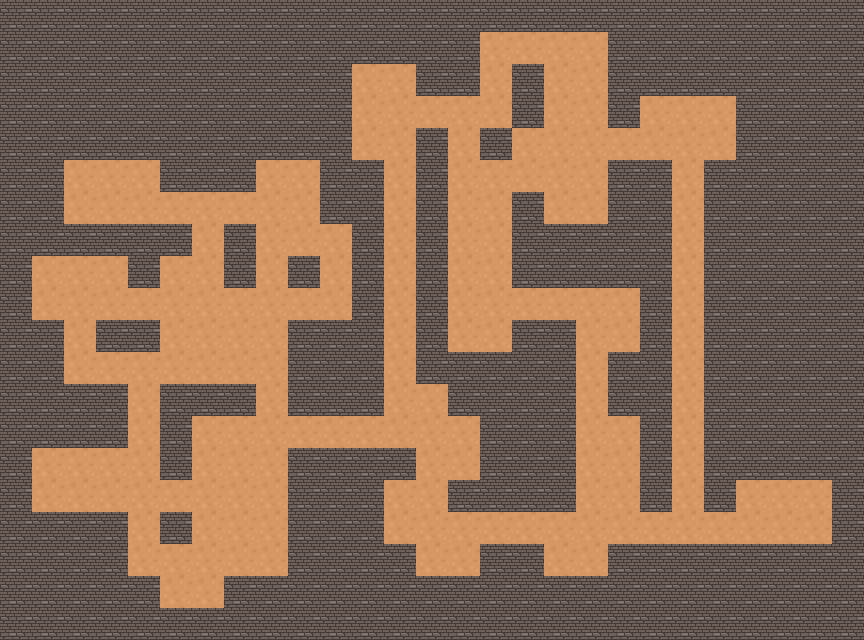

Below is a game level as drawn by its tile map, then a one-line description and the .tmx file that defines it, in full:
An orthogonal 27x20 tile map with 32x32 px tiles, 1 tile layer (Прошарок плиток 1).

<map version="1.10" tiledversion="1.10.2" orientation="orthogonal" renderorder="left-up" width="27" height="20" tilewidth="32" tileheight="32" infinite="0" nextlayerid="2" nextobjectid="1">
 <tileset firstgid="1" source="Підлога.tsx" />
 <layer id="1" name="Прошарок плиток 1" width="27" height="20">
  <data encoding="csv">
2,2,2,2,2,2,2,2,2,2,2,2,2,2,2,2,2,2,2,2,2,2,2,2,2,2,2,
2,2,2,2,2,2,2,2,2,2,2,2,2,2,2,1,1,1,1,2,2,2,2,2,2,2,2,
2,2,2,2,2,2,2,2,2,2,2,1,1,2,2,1,2,1,1,2,2,2,2,2,2,2,2,
2,2,2,2,2,2,2,2,2,2,2,1,1,1,1,1,2,1,1,2,1,1,1,2,2,2,2,
2,2,2,2,2,2,2,2,2,2,2,1,1,2,1,2,1,1,1,1,1,1,1,2,2,2,2,
2,2,1,1,1,2,2,2,1,1,2,2,1,2,1,1,1,1,1,2,2,1,2,2,2,2,2,
2,2,1,1,1,1,1,1,1,1,2,2,1,2,1,1,2,1,1,2,2,1,2,2,2,2,2,
2,2,2,2,2,2,1,2,1,1,1,2,1,2,1,1,2,2,2,2,2,1,2,2,2,2,2,
2,1,1,1,2,1,1,2,1,2,1,2,1,2,1,1,2,2,2,2,2,1,2,2,2,2,2,
2,1,1,1,1,1,1,1,1,1,1,2,1,2,1,1,1,1,1,1,2,1,2,2,2,2,2,
2,2,1,2,2,1,1,1,1,2,2,2,1,2,1,1,2,2,1,1,2,1,2,2,2,2,2,
2,2,1,1,1,1,1,1,1,2,2,2,1,2,2,2,2,2,1,2,2,1,2,2,2,2,2,
2,2,2,2,1,2,2,2,1,2,2,2,1,1,2,2,2,2,1,2,2,1,2,2,2,2,2,
2,2,2,2,1,2,1,1,1,1,1,1,1,1,1,2,2,2,1,1,2,1,2,2,2,2,2,
2,1,1,1,1,2,1,1,1,2,2,2,2,1,1,2,2,2,1,1,2,1,2,2,2,2,2,
2,1,1,1,1,1,1,1,1,2,2,2,1,1,2,2,2,2,1,1,2,1,2,1,1,1,2,
2,2,2,2,1,2,1,1,1,2,2,2,1,1,1,1,1,1,1,1,1,1,1,1,1,1,2,
2,2,2,2,1,1,1,1,1,2,2,2,2,1,1,2,2,1,1,2,2,2,2,2,2,2,2,
2,2,2,2,2,1,1,2,2,2,2,2,2,2,2,2,2,2,2,2,2,2,2,2,2,2,2,
2,2,2,2,2,2,2,2,2,2,2,2,2,2,2,2,2,2,2,2,2,2,2,2,2,2,2
</data>
 </layer>
</map>
